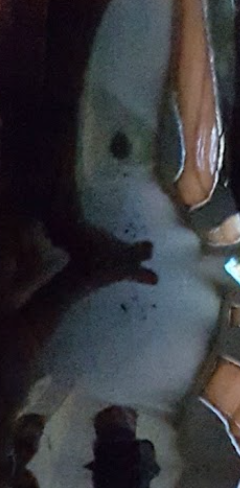
//> input picture cvbrew-py/hist-base.png, 240 x 488 px
$ ./beerdetect cvbrew-py/hist-base.png   (built with g++ and OpenCV 4)
//> lines starting //> are read from the running program, lines starting //| are printed output that depends on the picture; after the words box and inside, x2 and y2 are one past the last pixel; in counts of white or black regions, pixels touching at a corner belong together
#include <stdio.h>
#include <opencv2/opencv.hpp>

using namespace cv;

Mat src;
Mat image, src_gray;
Mat ero_dst;

int erosion_elem = 1;
int erosion_size = 1;
int dilation_elem = 0;
int dilation_size = 0;
int blag = 0;
int const max_kernel_size = 21;
Mat detected_edges, dst;

void autoCanny(int sigma) {

}

void cannyThreshold(int, void *) {
  RNG rng(12345);
  int kernel_size = 3;
  vector< vector<Point> > contours;
  vector< Vec4i > hierarchy;
  int lowThreshold = 50;
  int ratio = 5;

  Canny(detected_edges, detected_edges, lowThreshold, lowThreshold * ratio, kernel_size);
  dst = Scalar::all(0);
  src.copyTo(dst, detected_edges);

  findContours(detected_edges, contours, hierarchy, CV_RETR_EXTERNAL, CV_CHAIN_APPROX_SIMPLE, Point(0, 0));

  vector< vector<Point> > contours_poly( contours.size() );
  vector<Rect> boundRect( contours.size() );
  vector<Point2f>center( contours.size() );
  vector<float>radius( contours.size() );

  int largestBox = 0;
  int largestIndex = 0;
  // create bounding boxes of contours
  for(int i = 0; i < contours.size(); i++) {
    approxPolyDP(Mat(contours[i]), contours_poly[i], 3, true);
    int a = contourArea(contours_poly[i], false);
    if (a > largestBox) {
      largestBox = a;
      largestIndex = i;
    }
    boundRect[i] = boundingRect(Mat(contours_poly[i]));
  }

  // Draw bounding boxes around contours.
  Mat drawing = Mat::zeros(detected_edges.size(), CV_8UC3);
  for(int i = 0; i< contours.size(); i++) {
    Scalar color = Scalar( rng.uniform(0, 255), rng.uniform(0,255), rng.uniform(0,255) );
    drawContours( drawing, contours_poly, i, color, 1, 8, vector<Vec4i>(), 0, Point() );
    rectangle( drawing, boundRect[largestIndex].tl(), boundRect[largestIndex].br(), color, 2, 8, 0 );
  }

  imshow("Display Image", dst);
  imshow("Display Image2", drawing);
}

void normaliseImage() {
  GaussianBlur(src_gray, detected_edges, Size(1, 1), 2, 1, BORDER_DEFAULT);
  /* blur(src_gray, detected_edges, Size(4,4)); */
  /* dilate(detected_edges, detected_edges, Mat(), Point(-1,-1)); */
}

int main(int argc, char** argv ) {

  if ( argc != 2 ) {
    printf("usage: beerdetect.out <Image_Path>\n");
    return -1;
  }

  image = imread( argv[1], 1 );
//> image is the input picture: 488 rows x 240 cols, CV_8UC3; mean B, G, R 59.8, 55.8, 55.3

  if (!image.data) {
    printf("No image data \n");
    return -1;
  }

  resize(image, src, cvSize(0, 0), 0.6, 0.6);

  cvtColor(src, src_gray, CV_RGB2GRAY);
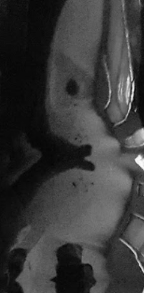
//> src_gray: 293 rows x 144 cols, CV_8UC1; min 4, max 251, mean 56.9
  namedWindow("Display Image", WINDOW_AUTOSIZE);
  /* createTrackbar( " Threshold:", "Display Image", &lowThreshold, max_lowThreshold, cannyThreshold ); */

  /// Default start
  normaliseImage();
  cannyThreshold(40, 0);
//> in cannyThreshold, `Canny(detected_edges, detected_edges, lowThreshold, lowThreshold * rat..`:
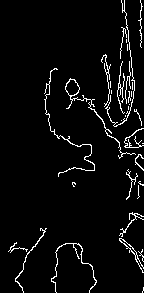
//> detected_edges: 293 rows x 144 cols, CV_8UC1; 4.4% white in thin lines or dots
//> in cannyThreshold, `src.copyTo(dst, detected_edges);`:
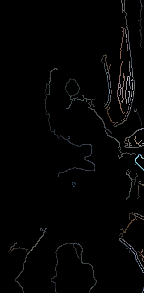
//> dst: 293 rows x 144 cols, CV_8UC3; mean B, G, R 3.5, 3.4, 3.5
//> in cannyThreshold, `findContours(detected_edges, contours, hierarchy, CV_RETR_EXTERNAL, CV..`: contours = 34 contours, 29 with area under 20; largest, box (x1, y1, x2, y2) and area: (65, 78, 136, 159) 206, (119, 238, 144, 273) 78, (44, 68, 95, 177) 38, (51, 243, 97, 293) 34, (15, 228, 47, 293) 32
//> in cannyThreshold, `vector< vector<Point> > contours_poly( contours.size() );`: contours_poly = 34 empty contours
//> the loop in cannyThreshold, `for(int i = 0; i < contours.size(); i++)` made 34 passes
//> (a, largestBox) on passes 2, 5, 25: (25, 25), (53, 53), (234, 234)
//> a on passes 1, 3, 4, 6, 7, 8: 0, 4, 16, 1, 2, 0
//> after the loop in cannyThreshold, `for(int i = 0; i < contours.size(); i++)`: largestBox = 234; largestIndex = 24
//> the loop in cannyThreshold, `for(int i = 0; i< contours.size(); i++)` made 34 passes
//> after the loop in cannyThreshold, `for(int i = 0; i< contours.size(); i++)`:
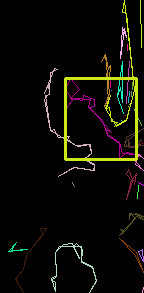
//> drawing: 293 rows x 144 cols, CV_8UC3; mean B, G, R 5.8, 11.2, 11.5

  waitKey(0);

  return 0;
}
